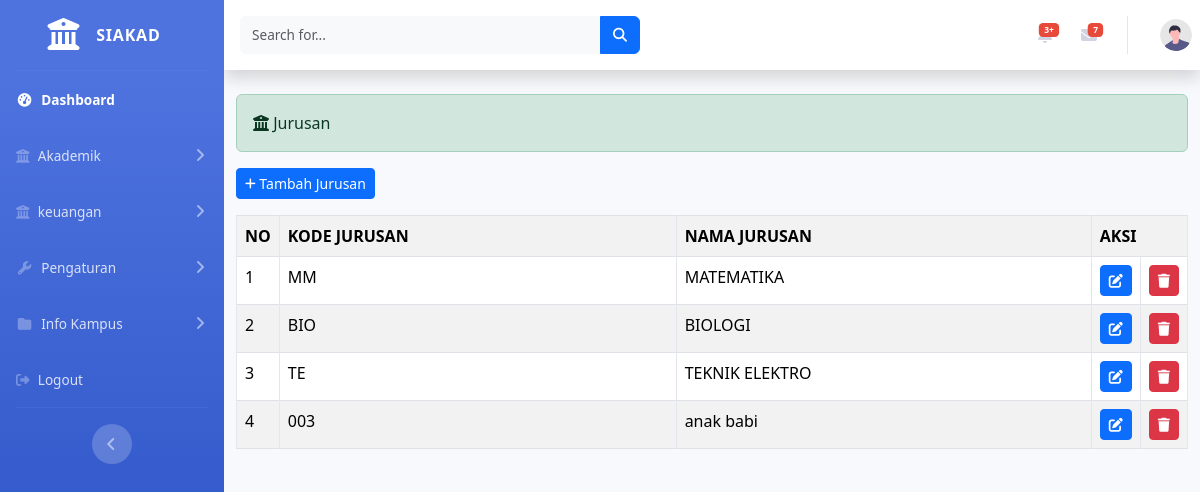
/index.php/administrator/jurusan, run on the app's committed database.
### tables this page shows
CREATE TABLE `jurusan` (
  `id_jurusan` int(11) NOT NULL,
  `kode_jurusan` varchar(9) NOT NULL,
  `nama_jurusan` varchar(25) NOT NULL
);

### application/controllers/administrator/jurusan.php (called while the page is built, shortened)
<?php
class Jurusan extends CI_Controller{
    public function index(){
        $data_admin = $this->getAdminData();
        $data['jurusan'] = $this->jurusan_model->tampil_data()->result();
        $this->load->view('templates_administrator/header');
        $this->load->view('templates_administrator/sidebar',$data_admin);
        $this->load->view('administrator/jurusan', $data);
        $this->load->view('templates_administrator/footer');
    }
    private function getAdminData() {
        $dataa = $this->user_model->ambil_data($this->session->userdata('username'));
        return array(
            'username' => $dataa->username,
            'level' => $dataa->level,
        );
    }
}
?>

### index.php (called while the page is built, shortened)
<?php
require_once BASEPATH.'core/CodeIgniter.php';

### application/models/jurusan_model.php (called while the page is built, shortened)
<?php
class Jurusan_model extends CI_Model{
    public function tampil_data(){
        return $this->db->get('jurusan');
    }
}
?>

### application/views/administrator/jurusan.php (the view, shortened to what this page needs)
<div class="container-fluid">
<div class="alert alert-success" role="alert">
<i class="fa-solid fa-university"></i> Jurusan
</div>
<?php echo anchor('administrator/jurusan/input', '<button class = "btn btn-sm btn-primary mb-3"><i class="fas fa-plus fa-sm"></i> Tambah Jurusan</button>') ?>
<table class = "table table-bordered table-striped table-hover " >
    <tr>
        <th>NO</th>
        <th>KODE JURUSAN</th>
        <th>NAMA JURUSAN</th>
        <th colspan="3">AKSI</th>
    </tr>
    <?php
    $no = 1;
    foreach ($jurusan as $jrs) : ?>
    <tr>
    <td width = 20px><?php echo $no++ ?></td>
    <td><?php echo $jrs->kode_jurusan ?></td>
    <td><?php echo $jrs->nama_jurusan ?></td>
    <td width = 20px><?php echo anchor('administrator/jurusan/update/' .$jrs->id_jurusan, '<div class="btn btn-sm btn-primary"><i class = "fa fa-edit"> </i></div>') ?></td>
    <td width = 20px><?php echo anchor('administrator/jurusan/delete/' .$jrs->id_jurusan, '<div class="btn btn-sm btn-danger"><i class = "fa fa-trash"> </i></div>') ?></td>
</tr>
    <?php endforeach;  ?>
</table>
</div>

### data on the page
jurusan: kode_jurusan "MM", nama_jurusan "MATEMATIKA"
jurusan: kode_jurusan "BIO", nama_jurusan "BIOLOGI"
jurusan: kode_jurusan "TE", nama_jurusan "TEKNIK ELEKTRO"
jurusan: kode_jurusan "003", nama_jurusan "anak babi"
